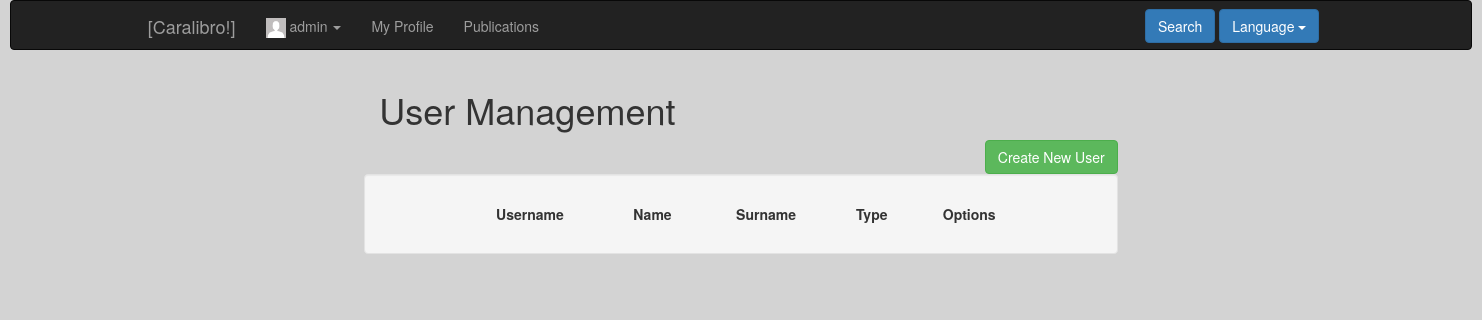
Before: /index.php?controller=user&action=showall (signed in) with the older database file.
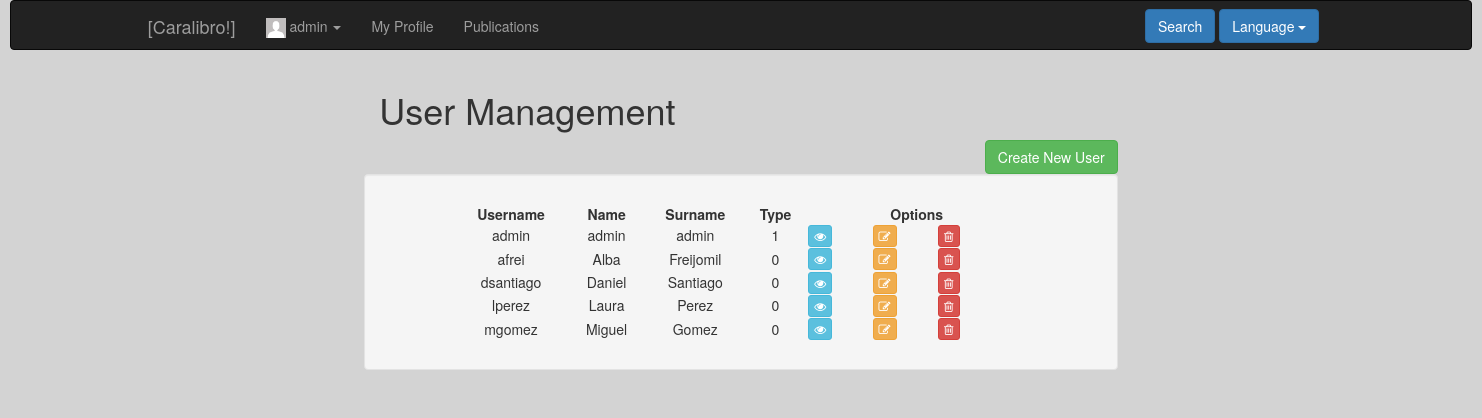
After: the same page with the newer database file.
### tables this page shows
CREATE TABLE IF NOT EXISTS `user` (
`id` int(11) NOT NULL,
  `name` varchar(50) NOT NULL,
  `surname` varchar(100) NOT NULL,
  `email` varchar(100) NOT NULL,
  `phone` int(9) NOT NULL,
  `user` varchar(50) NOT NULL,
  `password` varchar(255) NOT NULL,
  `birthday` date NOT NULL,
  `address` varchar(100) NOT NULL,
  `status` tinyint(1) NOT NULL,
  `photo` varchar(255) DEFAULT NULL,
  `type` tinyint(1) NOT NULL,
  `private` tinyint(1) NOT NULL
);

### core/ViewManager.php (called while the page is built, shortened)
<?php
class ViewManager {
    private $fragmentContents = array();
    private $variables = array();
    private $currentFragment = self::DEFAULT_FRAGMENT;
    private $layout = "default";
    private function saveCurrentFragment() {
        $this->fragmentContents[$this->currentFragment].=ob_get_contents();
    }
    public function moveToFragment($name) {
        $this->currentFragment = $name;
    }
    public function getFragment($fragment, $default="") {
        if (!isset($this->fragmentContents[$fragment])) {
            return $default;
        }
        return $this->fragmentContents[$fragment];
    }
    public function setVariable($varname, $value, $flash=false) {
        $this->variables[$varname] = $value;
    }
    public function getVariable($varname, $default=NULL) {
        if (!isset($this->variables[$varname])) {
            return $default;
        }
        return $this->variables[$varname];
    }
    public function setLayout($layout) {
        $this->layout = $layout;
    }
    public function render($controller, $viewname) {
        include(__DIR__."/../Views/$controller/$viewname.php");
        $this->renderLayout();
    }
    private function renderLayout() {
        include(__DIR__."/../Views/layouts/".$this->layout.".php");
    }
    private static $viewmanager_singleton = NULL;
    public static function getInstance() {
        if (self::$viewmanager_singleton == null) {
            self::$viewmanager_singleton = new ViewManager();
        }
        return self::$viewmanager_singleton;
    }
}

### Controllers/USER_Controller.php (called while the page is built, shortened)
<?php
require_once(__DIR__ . "/../core/ViewManager.php");
require_once(__DIR__ . "/../core/I18n.php");
require_once(__DIR__ . "/../Models/User.php");
require_once(__DIR__ . "/../Models/USER_Model.php");
class USER_Controller extends BaseController
{
    private $userModel;
    public function __construct()
    {
        $this->userModel = new USER_Model();
        $this->view->setLayout("base");
    }
    public function showall()
    {
        $users = $this->userModel->showall();
        $this->view->setVariable("users", $users);
        $this->view->render("user", "USER_SHOWALL_Vista");
    }
}

### index.php (called while the page is built, shortened)
<?php
function run() {
    try{
        $controller = loadController($_GET["controller"]);
        $actionName = $_GET["action"];
        $controller->$actionName();
    } catch (Exception $ex) {
        die($ex->getMessage());
    }
}
function loadController($controllerName) {
    return new $controllerClassName();
}
run();
?>

### Views/messages/messages_es.php (called while the page is built)
<?php
  $i18n_messages =
  array(
  )
?>

### core/I18n.php (called while the page is built, shortened)
<?php
class I18n {
  private $messages;
  public function setLanguage($language) {
    $this->messages = $i18n_messages;
  }
  public function i18n($key) {
    if (isset($this->messages[$key])){
      return $this->messages[$key];
    }else{
      return $key;
    }
  }
  private static $i18n_singleton = null;
  public static function getInstance() {
    if (self::$i18n_singleton == NULL) {
      self::$i18n_singleton = new I18n();
    }
    return self::$i18n_singleton;
  }
}
function i18n($key) {
  return I18n::getInstance()->i18n($key);
}

### core/PDOConnection.php (called while the page is built)
<?php
class PDOConnection {
    private static $dbhost = "127.0.0.1";
    private static $dbname = "ET3Grupo1";
    private static $dbuser = "ET3Grupo1";
    private static $dbpass = "ET3Grupo1";
    private static $db_singleton = null;
    public static function getInstance() {
        if (self::$db_singleton == null) {
            self::$db_singleton = new PDO(
                "mysql:host=".self::$dbhost.";dbname=".self::$dbname.";charset=utf8",
                self::$dbuser,
                self::$dbpass,
                array(
                    PDO::ATTR_EMULATE_PREPARES => false,
                    PDO::ATTR_ERRMODE => PDO::ERRMODE_EXCEPTION
                )
            );
        }
        return self::$db_singleton;
    }
}
?>

### Models/USER_Model.php (called while the page is built, shortened)
<?php
require_once(__DIR__."/../core/PDOConnection.php");
class USER_Model {
    private $db;
    public function __construct()
    {
        $this->db = PDOConnection::getInstance();
    }
    public function showall($status = 1)
    {
        $sql = $this->db->prepare("SELECT * FROM user where status=? ORDER BY user");
        $sql->execute(array($status));
        $users_db = $sql->fetchAll(PDO::FETCH_ASSOC);
        $users = array();
        foreach ($users_db as $user) {
            array_push($users, new User($user["id"], $user["user"], $user["name"], $user["surname"], $user["email"],
                                        $user["phone"], $user["birthday"], $user["address"], $user["status"],
                                        $user["photo"], $user["type"], $user["private"]));
        }
        return $users;
    }
    public function showcurrent($userID)
    {
        $sql = $this->db->prepare("SELECT * FROM user WHERE id=?");
        $sql->execute(array($userID));
        $user = $sql->fetch(PDO::FETCH_ASSOC);
        if($user != NULL) {
            return new User($user["id"], $user["user"], $user["name"], $user["surname"], $user["email"],
                                        $user["phone"], $user["birthday"], $user["address"], $user["status"],
                                        $user["photo"], $user["type"], $user["private"]);
        } else {
            return NULL;
        }
    }
}

### Models/User.php (called while the page is built, shortened)
<?php
class User {
    private $id;
    private $user;
    private $name;
    private $surname;
    private $photo;
    private $type;
    public function __construct($id=NULL, $user=NULL, $name=NULL, $surname=NULL, $email=NULL, $phone=NULL,
                                $birthday=NULL, $address=NULL, $status=1, $photo=NULL, $type=0,
                                $private=0, $password=NULL)
    {
     $this->id = $id;
     $this->user = $user;
     $this->name = $name;
     $this->surname = $surname;
     $this->photo = $photo;
     $this->type = $type;
    }
    public function getID() {
        return $this->id;
    }
    public function setID($id) {
        $this->id = $id;
    }
    public function getUser() {
        return $this->user;
    }
    public function getName() {
        return $this->name;
    }
    public function setName($name) {
        $this->name = $name;
    }
    public function getSurname() {
        return $this->surname;
    }
    public function getPhoto() {
        return $this->photo;
    }
    public function getType() {
        return $this->type;
    }
}

### Views/user/USER_SHOWALL_Vista.php (the view, shortened to what this page needs)
<?php
require_once(__DIR__."/../../core/ViewManager.php");
$view = ViewManager::getInstance();
$users = $view->getVariable("users");
$errors = $view->getVariable("errors");
?>
<?php print_r($errors) ?>
 	<div class="col-md-8 col-md-offset-2">
 		<div class="row">
 			<div class="col-md-3">
	 			<div class="container">
	 				<h1 class="heading"><?= i18n("User Management") ?></h1>
	 			</div>
 			</div>
 		</div>
 		<div class="row">
 		<div class="container-fluid">
 		<div class="pull-right">
 			<a href="index.php?controller=user&action=add"><button class="btn btn-success"><?= i18n("Create New User") ?></button></a>
 		</div>
 		</div>
 		</div>
 		<div class="well">
 			<div class="row" style="padding: 10px">
 				<table id="dataTable" class="table-responsive table-hover" style="width:80%; margin-right: 10%; margin-left: 10%">
 					<thead>
 						<tr class="row">
 						<th class='text-center'><?= i18n("Username") ?></th>
 						<th class='text-center'><?= i18n("Name") ?></th>
 						<th class='text-center'><?= i18n("Surname") ?></th>
 						<th class='text-center'><?= i18n("Type") ?></th>
 						<th class='text-center'><?= i18n("Options") ?></th>
 					</tr>
 					</thead>
 					<tbody>
 						<?php
 						foreach ($users as $user) {
 							echo '<tr class="row">';
 								echo "<td class='text-center'>".$user->getUser()."</td>";
 								echo "<td class='text-center'>".$user->getName()."</td>";
 								echo "<td class='text-center'>".$user->getSurname()."</td>";
 								echo "<td class='text-center'>".$user->getType()."</td>";
 								echo "<td class='text-center'>";
 								echo '<div class="row text-center">
					 					<div class="col-xs-3">
					 						<a href="index.php?controller=user&action=showcurrent&id='.
					 						$user->getID().'">
					 							<button class="btn btn-info btn-xs">
					 								<i class="fa fa-eye"></i>
					 							</button>
					 						</a>
					 					</div>
					 					<div class="col-xs-3">
					 						<a href="index.php?controller=user&action=edit&id='.
					 						$user->getID().'">
					 							<button class="btn btn-warning btn-xs">
					 								<i class="fa fa-edit"></i>
					 							</button>
					 						</a>
					 					</div>
					 					<div class="col-xs-3">
					 						<a href="index.php?controller=user&action=delete&id='.
					 						$user->getID().'">
					 							<button class="btn btn-danger btn-xs">
					 								<i class="fa fa-trash-o"></i>
					 							</button>
					 						</a>
					 					</div>
					 				</div>';
 								echo "</td>";
 							echo '</tr>';
 						}
 					 ?>
 					</tbody>
 				</table>
 			</div>
 		</div>
 	</div>

### Views/layouts/base.php (shortened to what this page needs)
<?php
require_once(__DIR__ . "/../../core/ViewManager.php");
require_once(__DIR__ . "/../../Models/USER_Model.php");
$view        = ViewManager::getInstance();
$currentuser = $view->getVariable("currentusername");
$userid = $view->getVariable("currentuserid");
$umapper = new USER_Model();
$photo = $umapper->showcurrent($userid)->getPhoto();
?><!DOCTYPE html>
<html>
    <head>
	<link rel="stylesheet" href="https://maxcdn.bootstrapcdn.com/bootstrap/3.3.7/css/bootstrap.min.css" type="text/css">
	<link rel="stylesheet" href="font-awesome/css/font-awesome.min.css" type="text/css">
	<link rel="stylesheet" href="css/style.css" type="text/css">
    <link href="lib/datatables-plugins/dataTables.bootstrap.css" rel="stylesheet">
    <link href="lib/datatables-responsive/dataTables.responsive.css" rel="stylesheet">
    <link rel="stylesheet" href="//code.jquery.com/ui/1.12.1/themes/base/jquery-ui.css">
    </head>
    <body>
	<header>
		<nav class="navbar navbar-inverse">
  <div class="container-fluid col-md-10 col-md-offset-1">
    <div class="navbar-header">
      <a class="navbar-brand" href="index.php?controller=user&action=home">[Caralibro!]</a>
    </div>
    <div class="collapse navbar-collapse" id="collapse-1">
      <ul class="nav navbar-nav">
        <ul class="nav navbar-nav navbar-left">
        <li class="dropdown">
          <a href="#" class="dropdown-toggle" data-toggle="dropdown" role="button" aria-haspopup="true" aria-expanded="false">
          <?php if ($photo != NULL): ?>
            <img class="profileThumbnail" src="media/profileImages/<?=$photo ?>" alt="">
          <?php else:  ?>
            <img class="profileThumbnail" src="media/profileImages/default.png" alt="">
          <?php endif ?>
           <?=$currentuser ?>
          <span class="caret"></span></a>
        </li>
        <li><li><a href="index.php?controller=user&action=showcurrent&id=<?= $userid ?>"><?= i18n("My Profile") ?></a></li></li>
      </ul>
        <li><a href="index.php?controller=publication&action=showall&id=<?= $userid ?>&type=user"><?= i18n("Publications") ?></a></li>
      </ul>
      <ul class="navbar-form navbar-right">
        <a href="index.php?controller=user&action=search"><button type="submit" class="btn btn-primary"><?= i18n("Search") ?></button></a>
        <?php include(__DIR__."/../layouts/language_select_element.php"); ?>
    </div>
  </div>
</nav>
	</header>
	<main>
	    <div class="col-xs-12 col-md-10 col-md-offset-1" >
        <div class="container-fluid">
          <?= $view->getFragment(ViewManager::DEFAULT_FRAGMENT) ?>
        </div>
	    </div>
	</main>
    </body>
</html>

### Views/layouts/language_select_element.php (shortened to what this page needs)
<div class="btn-group">
  <button type="button" class="btn btn-primary dropdown-toggle" data-toggle="dropdown">
  <?= i18n("Language") ?> <span class="caret"></span>
</button>
</div>

### css/style.css (style rules this page uses)
body { background-color: #d3d3d3; }
nav { height: 10px; margin-left: 10px; margin-right: 10px; color: #d3f4c5; }
.profileThumbnail { height: 20px; width: 20px; }

Changed rows visible on the page:
now on this page (row edited): user: user "admin", name "admin", surname "admin", type "1"
now on this page (row edited): user: user "afrei", name "Alba", surname "Freijomil", type "0"
now on this page (row edited): user: user "dsantiago", name "Daniel", surname "Santiago", type "0"
now on this page (row edited): user: user "lperez", name "Laura", surname "Perez", type "0"
now on this page (row edited): user: user "mgomez", name "Miguel", surname "Gomez", type "0"
